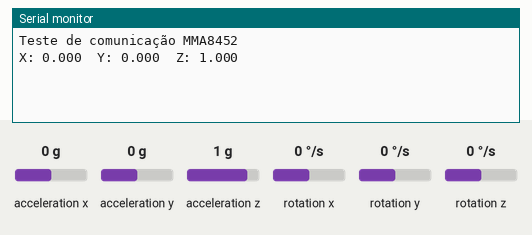
Bench run of a sketch on a simulated Arduino Uno, built with avr-gcc and run on an emulated ATmega328P. Parts: the last lines printed to the serial monitor. Inputs (shaded band) come from the test bench; at power-on: acceleration x 0 g, acceleration y 0 g, acceleration z 1 g, rotation x 0 °/s, rotation y 0 °/s, rotation z 0 °/s.

Above: at 2.8 s.
2.9 s: acceleration x set to -1.4 g
At 3.7 s:
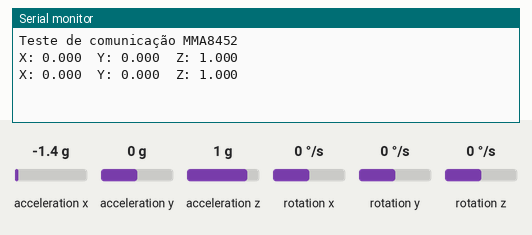
5.6 s: acceleration y set to -1.4 g
At 8.0 s:
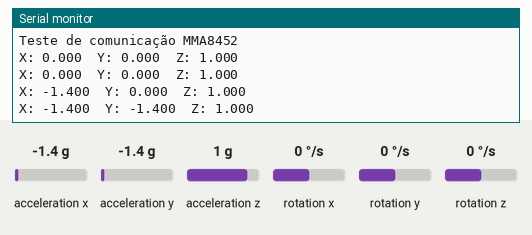
8.3 s: acceleration z set to -1.4 g
At 9.8 s:
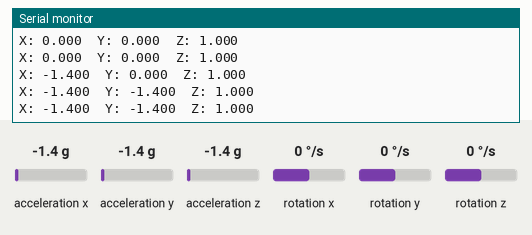

The sketch:

codigo_copilot_posicao_acelerometro.ino
```cpp
#include <Wire.h>
#include <SFE_MMA8452Q.h>

MMA8452Q acelerometro(0x1C);

void setup() {
  Serial.begin(9600);
  Serial.println("Teste de comunicação MMA8452");
  acelerometro.init();
}

void loop() {
  if (acelerometro.available()) {
    acelerometro.read();
    printCalculatedAccels();
    Serial.println();
  }
}

void printCalculatedAccels() {
  delay(1000);
  Serial.print("X: ");
  Serial.print(acelerometro.cx, 3);
  Serial.print("\tY: ");
  Serial.print(acelerometro.cy, 3);
  Serial.print("\tZ: ");
  Serial.print(acelerometro.cz, 3);
  delay(1000);
}
```

Measured:
- after the input at 5.6 s, the serial monitor: prints a new line after 1.4 s (image 2)
